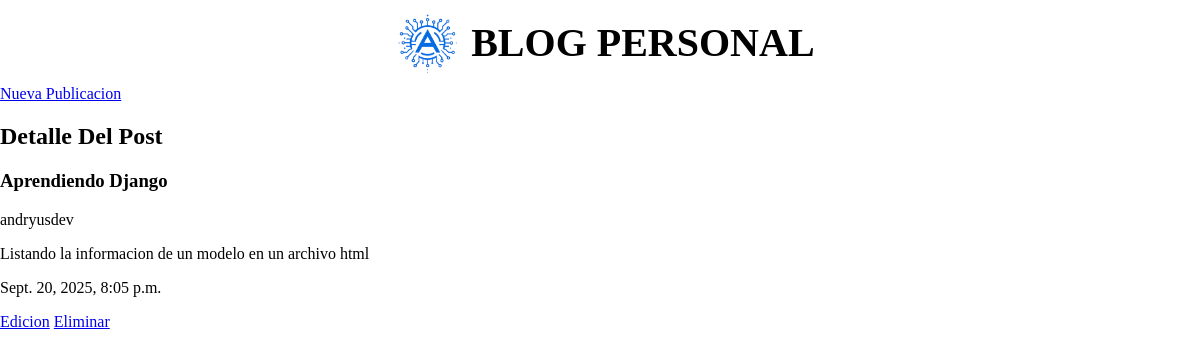
Screenshot of /post/2 with the database file from the repository.
### blogs/models.py (models this page shows, shortened)
class Post(models.Model):
    title = models.CharField(max_length=200)
    body = models.TextField()
    created_at = models.DateTimeField(auto_now=True)
    update_at = models.DateTimeField(auto_now=True)
    author = models.ForeignKey("auth.User", on_delete=models.CASCADE)

### blogs/views.py (the view)
# urls.py: path("post/<int:pk>", PostDetailView.as_view(), name="post-detail"),
class PostDetailView(DetailView):
    model = Post
    template_name = "post_detail.html"

### blogs/templates/post_detail.html
{% extends '_base.html' %}
{% block content %}
        <h2>Detalle Del Post</h2>
        <h3>{{ post.title }}</h3>
        <p>{{ post.author }}</p>
        <p>{{ post.body }}</p>
        <p>{{ post.created_at }}</p>
        <a href="{% url 'post-update' post.id %}">Edicion</a>
        <a href="{% url 'post-delete' post.id %}">Eliminar</a>
{% endblock content %}

### blogs/static/css/blog.css (style rules this page uses)
body { box-sizing: border-box; margin: 0; }

### rows the page displays
Post: title "Aprendiendo Django", author "andryusdev", body "Listando la informacion de un modelo en un archivo html", created_at "Sept. 20, 2025, 8:05 p.m."
